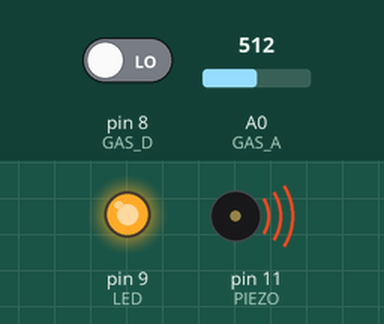
A sketch run on a simulated Arduino Uno, built with avr-gcc and run on an emulated ATmega328P. Shown: output pins drawn as LEDs (lit = HIGH), buzzer (waves = sounding, pin HIGH). The test bench sets the inputs (shaded band); at power-on: A0 (GAS_A) = 512, pin 8 (GAS_D) LOW. What the sketch prints to the serial monitor is not drawn.

Above: at 2.2 s.
2.3 s: A0 (GAS_A) set to 315
5.0 s: A0 (GAS_A) set to 285
At 6.3 s:
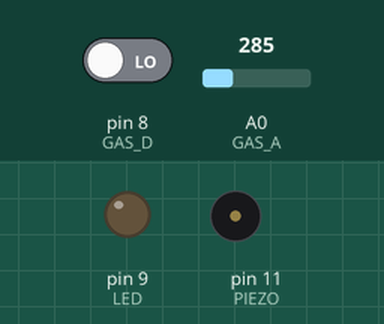
7.7 s: A0 (GAS_A) set to 306
At 8.8 s:
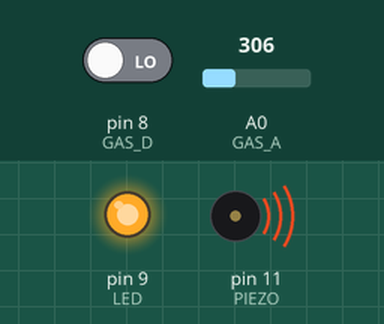
10.4 s: A0 (GAS_A) set to 290
At 13.1 s:
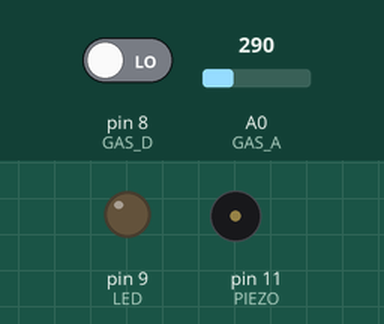
Timing chart, 0 to 14.5 s (numbered marks = the images above; inputs shaded):
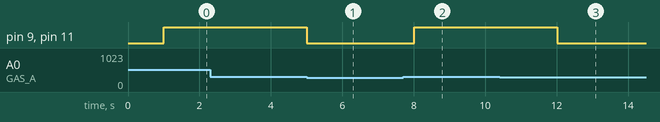

Measured:
- the behaviour switches between 301 and 300 on A0 (GAS_A) (found by bisection; images 0 and 1)
- after the input at 5.0 s, pin 9 (LED), pin 11 (PIEZO): HIGH → LOW at once
- after the input at 7.7 s, pin 9 (LED), pin 11 (PIEZO): LOW → HIGH after 0.31 s
- after the input at 10.4 s, pin 9 (LED), pin 11 (PIEZO): HIGH → LOW after 1.6 s

The sketch:

09_gas_02.ino
```cpp
#define GAS_A A0
#define GAS_D 8
#define LED 9 // led
#define PIEZO 11 //부저

void setup() {
  pinMode(LED, OUTPUT);
  pinMode(PIEZO, OUTPUT);
  Serial.begin(9600);
  Serial.println("히터 가열");
  delay(1000);

}

void loop() {
  digitalWrite(PIEZO, LOW);
  digitalWrite(LED, LOW);
  float sensorAvalue = analogRead(GAS_A);
  float sensorDvalue = digitalRead(GAS_D);

  Serial.print("아날로그 센서입력: ");
  Serial.print(sensorAvalue);

  if (sensorAvalue > 300 ) {
    Serial.print(" |연기감지! ");
    Serial.println("");
    digitalWrite(PIEZO, HIGH);
    digitalWrite(LED, HIGH);
    delay(1000);

  }

  Serial.print("디지털 센서 입력: ");
  Serial.print(sensorDvalue);
  Serial.println("");

  delay(1000);
}
```
